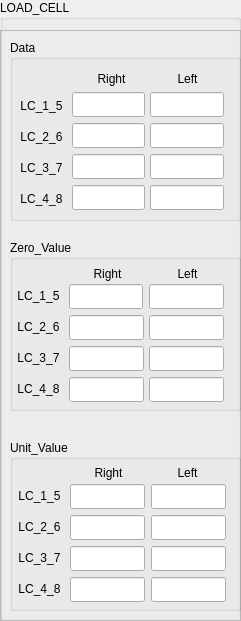
     <widget class="QGroupBox" name="groupBox_3">
      <property name="geometry">
       <rect>
        <x>10</x>
        <y>20</y>
        <width>241</width>
        <height>621</height>
       </rect>
      </property>
      <property name="title">
       <string>LOAD_CELL</string>
      </property>
      <widget class="QFrame" name="frame">
       <property name="geometry">
        <rect>
         <x>0</x>
         <y>30</y>
         <width>241</width>
         <height>591</height>
        </rect>
       </property>
       <property name="frameShape">
        <enum>QFrame::StyledPanel</enum>
       </property>
       <property name="frameShadow">
        <enum>QFrame::Raised</enum>
       </property>
       <widget class="QGroupBox" name="groupBox">
        <property name="geometry">
         <rect>
          <x>10</x>
          <y>10</y>
          <width>231</width>
          <height>181</height>
         </rect>
        </property>
        <property name="title">
         <string>Data</string>
        </property>
        <widget class="QLineEdit" name="d_lc_08">
         <property name="geometry">
          <rect>
           <x>140</x>
           <y>145</y>
           <width>74</width>
           <height>25</height>
          </rect>
         </property>
        </widget>
        <widget class="QLabel" name="label_3">
         <property name="geometry">
          <rect>
           <x>7</x>
           <y>119</y>
           <width>49</width>
           <height>17</height>
          </rect>
         </property>
         <property name="text">
          <string>LC_3_7</string>
         </property>
         <property name="alignment">
          <set>Qt::AlignCenter</set>
         </property>
        </widget>
        <widget class="QLineEdit" name="d_lc_04">
         <property name="geometry">
          <rect>
           <x>62</x>
           <y>145</y>
           <width>73</width>
           <height>25</height>
          </rect>
         </property>
        </widget>
        <widget class="QLineEdit" name="d_lc_07">
         <property name="geometry">
          <rect>
           <x>140</x>
           <y>114</y>
           <width>74</width>
           <height>25</height>
          </rect>
         </property>
        </widget>
        <widget class="QLabel" name="label_5">
         <property name="geometry">
          <rect>
           <x>83</x>
           <y>30</y>
           <width>37</width>
           <height>17</height>
          </rect>
         </property>
         <property name="layoutDirection">
          <enum>Qt::RightToLeft</enum>
         </property>
         <property name="text">
          <string>Right</string>
         </property>
         <property name="alignment">
          <set>Qt::AlignCenter</set>
         </property>
        </widget>
        <widget class="QLineEdit" name="d_lc_06">
         <property name="geometry">
          <rect>
           <x>140</x>
           <y>83</y>
           <width>74</width>
           <height>25</height>
          </rect>
         </property>
        </widget>
        <widget class="QLabel" name="label_4">
         <property name="geometry">
          <rect>
           <x>7</x>
           <y>150</y>
           <width>49</width>
           <height>17</height>
          </rect>
         </property>
         <property name="text">
          <string>LC_4_8</string>
         </property>
         <property name="alignment">
          <set>Qt::AlignCenter</set>
         </property>
        </widget>
        <widget class="QLineEdit" name="d_lc_01">
         <property name="geometry">
          <rect>
           <x>62</x>
           <y>52</y>
           <width>73</width>
           <height>25</height>
          </rect>
         </property>
        </widget>
        <widget class="QLineEdit" name="d_lc_05">
         <property name="geometry">
          <rect>
           <x>140</x>
           <y>52</y>
           <width>74</width>
           <height>25</height>
          </rect>
         </property>
        </widget>
        <widget class="QLineEdit" name="d_lc_02">
         <property name="geometry">
          <rect>
           <x>62</x>
           <y>83</y>
           <width>73</width>
           <height>25</height>
          </rect>
         </property>
        </widget>
        <widget class="QLabel" name="label">
         <property name="geometry">
          <rect>
           <x>7</x>
           <y>57</y>
           <width>49</width>
           <height>17</height>
          </rect>
         </property>
         <property name="text">
          <string>LC_1_5</string>
         </property>
         <property name="alignment">
          <set>Qt::AlignCenter</set>
         </property>
        </widget>
        <widget class="QLabel" name="label_2">
         <property name="geometry">
          <rect>
           <x>7</x>
           <y>88</y>
           <width>49</width>
           <height>17</height>
          </rect>
         </property>
         <property name="text">
          <string>LC_2_6</string>
         </property>
         <property name="alignment">
          <set>Qt::AlignCenter</set>
         </property>
        </widget>
        <widget class="QLabel" name="label_6">
         <property name="geometry">
          <rect>
           <x>160</x>
           <y>30</y>
           <width>35</width>
           <height>17</height>
          </rect>
         </property>
         <property name="text">
          <string>Left</string>
         </property>
         <property name="alignment">
          <set>Qt::AlignCenter</set>
         </property>
        </widget>
        <widget class="QLineEdit" name="d_lc_03">
         <property name="geometry">
          <rect>
           <x>62</x>
           <y>114</y>
           <width>73</width>
           <height>25</height>
          </rect>
         </property>
        </widget>
       </widget>
       <widget class="QGroupBox" name="groupBox_2">
        <property name="geometry">
         <rect>
          <x>10</x>
          <y>210</y>
          <width>231</width>
          <height>171</height>
         </rect>
        </property>
        <property name="title">
         <string>Zero_Value</string>
        </property>
        <widget class="QLineEdit" name="z_lc_08">
         <property name="geometry">
          <rect>
           <x>139</x>
           <y>137</y>
           <width>75</width>
           <height>25</height>
          </rect>
         </property>
        </widget>
        <widget class="QLabel" name="label_7">
         <property name="geometry">
          <rect>
           <x>4</x>
           <y>109</y>
           <width>49</width>
           <height>17</height>
          </rect>
         </property>
         <property name="text">
          <string>LC_3_7</string>
         </property>
         <property name="alignment">
          <set>Qt::AlignCenter</set>
         </property>
        </widget>
        <widget class="QLineEdit" name="z_lc_04">
         <property name="geometry">
          <rect>
           <x>59</x>
           <y>137</y>
           <width>75</width>
           <height>25</height>
          </rect>
         </property>
        </widget>
        <widget class="QLineEdit" name="z_lc_07">
         <property name="geometry">
          <rect>
           <x>139</x>
           <y>106</y>
           <width>75</width>
           <height>25</height>
          </rect>
         </property>
        </widget>
        <widget class="QLabel" name="label_8">
         <property name="geometry">
          <rect>
           <x>79</x>
           <y>25</y>
           <width>37</width>
           <height>17</height>
          </rect>
         </property>
         <property name="layoutDirection">
          <enum>Qt::RightToLeft</enum>
         </property>
         <property name="text">
          <string>Right</string>
         </property>
         <property name="alignment">
          <set>Qt::AlignCenter</set>
         </property>
        </widget>
        <widget class="QLineEdit" name="z_lc_06">
         <property name="geometry">
          <rect>
           <x>139</x>
           <y>75</y>
           <width>75</width>
           <height>25</height>
          </rect>
         </property>
        </widget>
        <widget class="QLabel" name="label_9">
         <property name="geometry">
          <rect>
           <x>4</x>
           <y>140</y>
           <width>49</width>
           <height>17</height>
          </rect>
         </property>
         <property name="text">
          <string>LC_4_8</string>
         </property>
         <property name="alignment">
          <set>Qt::AlignCenter</set>
         </property>
        </widget>
        <widget class="QLineEdit" name="z_lc_01">
         <property name="geometry">
          <rect>
           <x>59</x>
           <y>44</y>
           <width>74</width>
           <height>25</height>
          </rect>
         </property>
        </widget>
        <widget class="QLineEdit" name="z_lc_05">
         <property name="geometry">
          <rect>
           <x>139</x>
           <y>44</y>
           <width>75</width>
           <height>25</height>
          </rect>
         </property>
        </widget>
        <widget class="QLineEdit" name="z_lc_02">
         <property name="geometry">
          <rect>
           <x>59</x>
           <y>75</y>
           <width>75</width>
           <height>25</height>
          </rect>
         </property>
        </widget>
        <widget class="QLabel" name="label_10">
         <property name="geometry">
          <rect>
           <x>4</x>
           <y>47</y>
           <width>49</width>
           <height>17</height>
          </rect>
         </property>
         <property name="text">
          <string>LC_1_5</string>
         </property>
         <property name="alignment">
          <set>Qt::AlignCenter</set>
         </property>
        </widget>
        <widget class="QLabel" name="label_11">
         <property name="geometry">
          <rect>
           <x>4</x>
           <y>78</y>
           <width>49</width>
           <height>17</height>
          </rect>
         </property>
         <property name="text">
          <string>LC_2_6</string>
         </property>
         <property name="alignment">
          <set>Qt::AlignCenter</set>
         </property>
        </widget>
        <widget class="QLabel" name="label_12">
         <property name="geometry">
          <rect>
           <x>160</x>
           <y>25</y>
           <width>35</width>
           <height>17</height>
          </rect>
         </property>
         <property name="text">
          <string>Left</string>
         </property>
         <property name="alignment">
          <set>Qt::AlignCenter</set>
         </property>
        </widget>
        <widget class="QLineEdit" name="z_lc_03">
         <property name="geometry">
          <rect>
           <x>59</x>
           <y>106</y>
           <width>75</width>
           <height>25</height>
          </rect>
         </property>
        </widget>
       </widget>
       <widget class="QGroupBox" name="groupBox_4">
        <property name="geometry">
         <rect>
          <x>10</x>
          <y>410</y>
          <width>231</width>
          <height>171</height>
         </rect>
        </property>
        <property name="title">
         <string>Unit_Value</string>
        </property>
        <widget class="QLineEdit" name="u_lc_08">
         <property name="geometry">
          <rect>
           <x>141</x>
           <y>137</y>
           <width>75</width>
           <height>25</height>
          </rect>
         </property>
        </widget>
        <widget class="QLabel" name="label_13">
         <property name="geometry">
          <rect>
           <x>5</x>
           <y>109</y>
           <width>49</width>
           <height>17</height>
          </rect>
         </property>
         <property name="text">
          <string>LC_3_7</string>
         </property>
         <property name="alignment">
          <set>Qt::AlignCenter</set>
         </property>
        </widget>
        <widget class="QLineEdit" name="u_lc_04">
         <property name="geometry">
          <rect>
           <x>60</x>
           <y>137</y>
           <width>75</width>
           <height>25</height>
          </rect>
         </property>
        </widget>
        <widget class="QLineEdit" name="u_lc_07">
         <property name="geometry">
          <rect>
           <x>141</x>
           <y>106</y>
           <width>75</width>
           <height>25</height>
          </rect>
         </property>
        </widget>
        <widget class="QLabel" name="label_14">
         <property name="geometry">
          <rect>
           <x>80</x>
           <y>24</y>
           <width>37</width>
           <height>17</height>
          </rect>
         </property>
         <property name="layoutDirection">
          <enum>Qt::RightToLeft</enum>
         </property>
         <property name="text">
          <string>Right</string>
         </property>
         <property name="alignment">
          <set>Qt::AlignCenter</set>
         </property>
        </widget>
        <widget class="QLineEdit" name="u_lc_06">
         <property name="geometry">
          <rect>
           <x>141</x>
           <y>75</y>
           <width>75</width>
           <height>25</height>
          </rect>
         </property>
        </widget>
        <widget class="QLabel" name="label_15">
         <property name="geometry">
          <rect>
           <x>5</x>
           <y>140</y>
           <width>49</width>
           <height>17</height>
          </rect>
         </property>
         <property name="text">
          <string>LC_4_8</string>
         </property>
         <property name="alignment">
          <set>Qt::AlignCenter</set>
         </property>
        </widget>
        <widget class="QLineEdit" name="u_lc_01">
         <property name="geometry">
          <rect>
           <x>60</x>
           <y>44</y>
           <width>75</width>
           <height>25</height>
          </rect>
         </property>
        </widget>
        <widget class="QLineEdit" name="u_lc_05">
         <property name="geometry">
          <rect>
           <x>141</x>
           <y>44</y>
           <width>75</width>
           <height>25</height>
          </rect>
         </property>
        </widget>
        <widget class="QLineEdit" name="u_lc_02">
         <property name="geometry">
          <rect>
           <x>60</x>
           <y>75</y>
           <width>75</width>
           <height>25</height>
          </rect>
         </property>
        </widget>
        <widget class="QLabel" name="label_16">
         <property name="geometry">
          <rect>
           <x>5</x>
           <y>47</y>
           <width>49</width>
           <height>17</height>
          </rect>
         </property>
         <property name="text">
          <string>LC_1_5</string>
         </property>
         <property name="alignment">
          <set>Qt::AlignCenter</set>
         </property>
        </widget>
        <widget class="QLabel" name="label_17">
         <property name="geometry">
          <rect>
           <x>5</x>
           <y>78</y>
           <width>49</width>
           <height>17</height>
          </rect>
         </property>
         <property name="text">
          <string>LC_2_6</string>
         </property>
         <property name="alignment">
          <set>Qt::AlignCenter</set>
         </property>
        </widget>
        <widget class="QLabel" name="label_18">
         <property name="geometry">
          <rect>
           <x>160</x>
           <y>24</y>
           <width>35</width>
           <height>17</height>
          </rect>
         </property>
         <property name="text">
          <string>Left</string>
         </property>
         <property name="alignment">
          <set>Qt::AlignCenter</set>
         </property>
        </widget>
        <widget class="QLineEdit" name="u_lc_03">
         <property name="geometry">
          <rect>
           <x>60</x>
           <y>106</y>
           <width>75</width>
           <height>25</height>
          </rect>
         </property>
        </widget>
       </widget>
      </widget>
     </widget>
